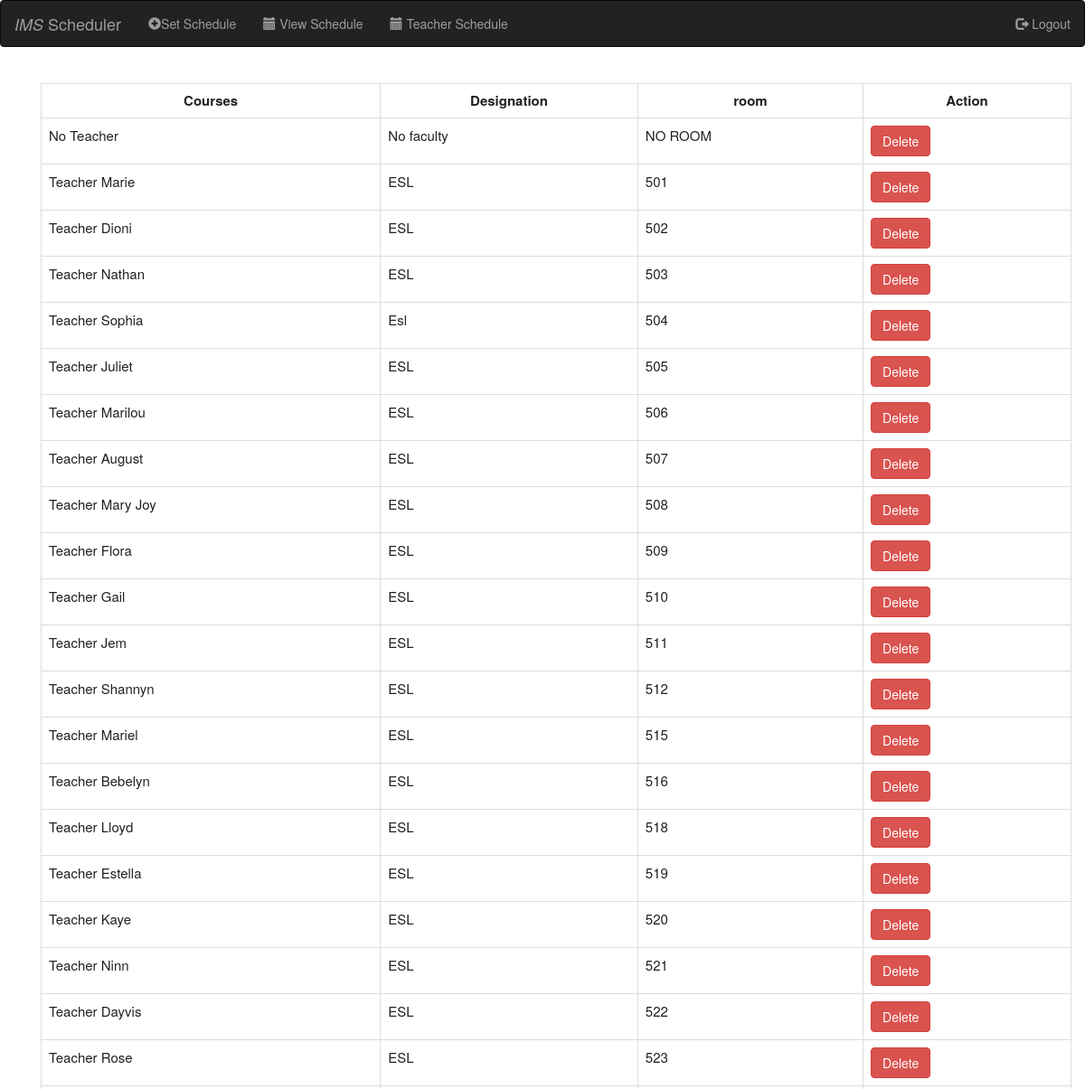
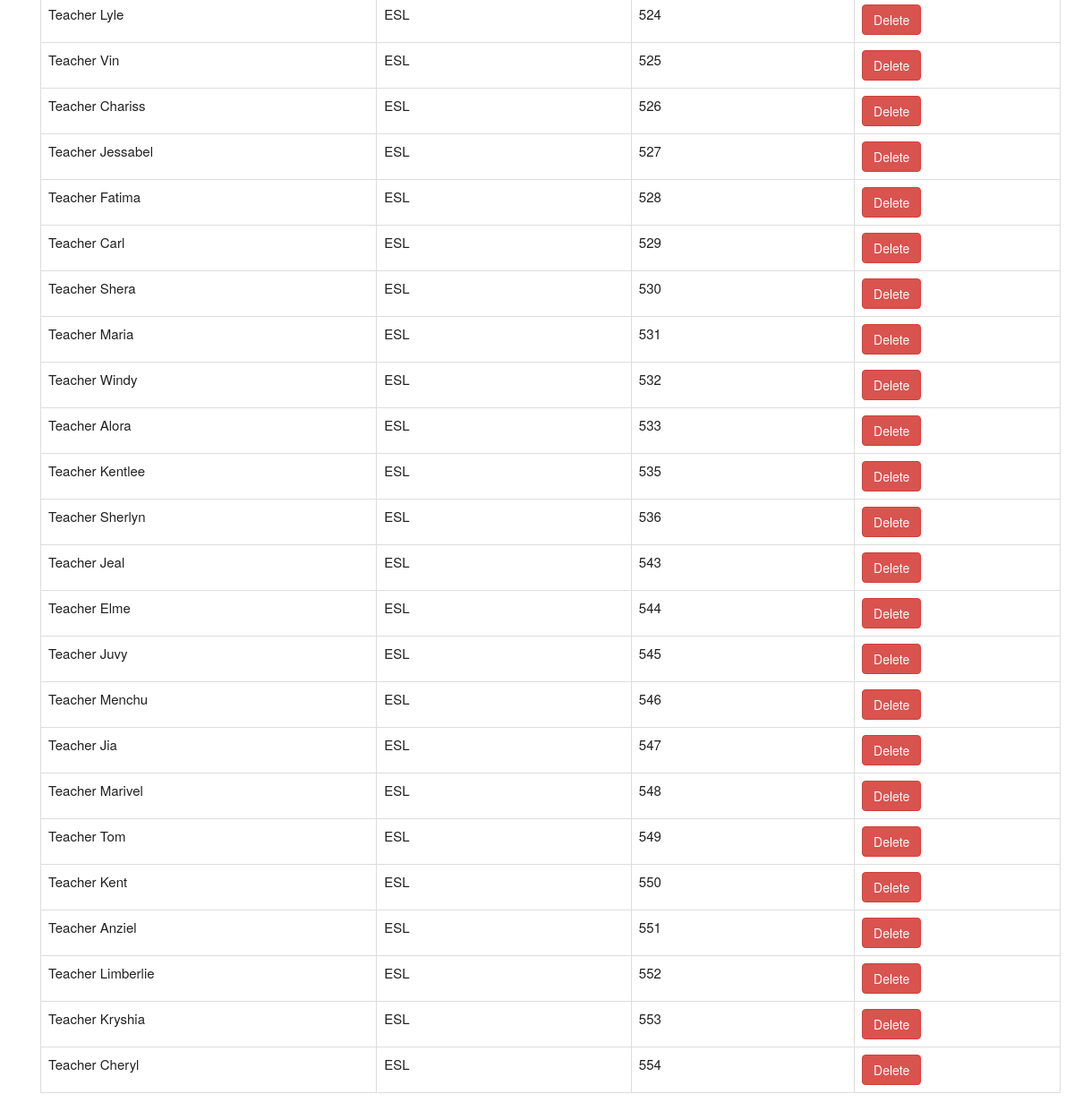
The app's page /faclist.php with its own data (2 pictures, top to bottom).
### tables this page shows
CREATE TABLE `faculty` (
  `faculty_id` int(11) NOT NULL,
  `faculty_name` varchar(250) NOT NULL,
  `designation` varchar(250) NOT NULL,
  `room` int(11) DEFAULT NULL
);

CREATE TABLE `rooms` (
  `room_id` int(11) NOT NULL,
  `room` varchar(250) NOT NULL,
  `is_group` tinyint(1) NOT NULL
);

### faclist.php (the view, shortened to what this page needs)
<?php
include_once("header.php");
include_once("navbar.php");
?>
<html>
<head>
</head>
<body><br>
  <div class="container">
    <body>
      <?php
      echo "<tr>
            <td>";
      require 'databaasee.php';
      $query = ("SELECT * FROM faculty f INNER JOIN rooms r ON r.room_id = f.room;");
      $result = mysqli_query($connect, $query);
      echo "<div class='container'><table width='' class='table table-bordered' border='1' >
                            <tr>
                                <th> Courses </th>
                                <th>Designation</th>
                                <th>room</th>
                                 <th>Action</th>
                            </tr>";
      while ($row = mysqli_fetch_assoc($result)) {
        echo "<tr>";
        echo "<td>" . $row['faculty_name'] . "</td>";
        echo "<td>" . $row['designation'] . "</td>";
        echo "<td>" . $row['room'] . "</td>";
        echo "<td><form class='form-horizontal' method='post' action='faclist.php'>
                        <input name='faculty_id' type='hidden' value='" . $row['faculty_id'] . "';>
                        <input type='submit' class='btn btn-danger' name='delete' value='Delete'>
                        </form></td>";
        echo "</tr>";
      }
      echo "</table>";
      echo "</td>
        </tr>";
      ?>
  </div>
</body>
</html>
<?php
include_once("footer.php");
?>

### style.css (style rules this page uses)
.table, th, td { border: 1px solid rgb(0, 0, 0); border-collapse: collapse; color: #212121; font-size: 15px; }
th, td { background-color: #ffffff; }

### faclist.php (style rules this page uses)
body { background-image: url(); background-color: white; }
th { text-align: center; }
tr { height: 30px; }
td { padding-top: 5px; padding-left: 20px; padding-bottom: 5px; height: 20px; }

### records on screen
faculty: faculty_name "No Teacher", designation "No faculty", room.room "NO ROOM"
faculty: faculty_name "Teacher Marie", designation "ESL", room.room "501"
faculty: faculty_name "Teacher Dioni", designation "ESL", room.room "502"
faculty: faculty_name "Teacher Nathan", designation "ESL", room.room "503"
faculty: faculty_name "Teacher Sophia", designation "Esl", room.room "504"
faculty: faculty_name "Teacher Juliet", designation "ESL", room.room "505"
faculty: faculty_name "Teacher Marilou", designation "ESL", room.room "506"
faculty: faculty_name "Teacher August", designation "ESL", room.room "507"
faculty: faculty_name "Teacher Mary Joy", designation "ESL", room.room "508"
faculty: faculty_name "Teacher Flora", designation "ESL", room.room "509"
faculty: faculty_name "Teacher Gail", designation "ESL", room.room "510"
faculty: faculty_name "Teacher Jem", designation "ESL", room.room "511"
faculty: faculty_name "Teacher Shannyn", designation "ESL", room.room "512"
faculty: faculty_name "Teacher Mariel", designation "ESL", room.room "515"
faculty: faculty_name "Teacher Bebelyn", designation "ESL", room.room "516"
faculty: faculty_name "Teacher Lloyd", designation "ESL", room.room "518"
faculty: faculty_name "Teacher Estella", designation "ESL", room.room "519"
faculty: faculty_name "Teacher Kaye", designation "ESL", room.room "520"
faculty: faculty_name "Teacher Ninn", designation "ESL", room.room "521"
faculty: faculty_name "Teacher Dayvis", designation "ESL", room.room "522"
faculty: faculty_name "Teacher Rose", designation "ESL", room.room "523"
faculty: faculty_name "Teacher Lyle", designation "ESL", room.room "524"
faculty: faculty_name "Teacher Vin", designation "ESL", room.room "525"
faculty: faculty_name "Teacher Chariss", designation "ESL", room.room "526"
faculty: faculty_name "Teacher Jessabel", designation "ESL", room.room "527"
faculty: faculty_name "Teacher Fatima", designation "ESL", room.room "528"
faculty: faculty_name "Teacher Carl", designation "ESL", room.room "529"
faculty: faculty_name "Teacher Shera", designation "ESL", room.room "530"
faculty: faculty_name "Teacher Maria", designation "ESL", room.room "531"
faculty: faculty_name "Teacher Windy", designation "ESL", room.room "532"
faculty: faculty_name "Teacher Alora", designation "ESL", room.room "533"
faculty: faculty_name "Teacher Kentlee", designation "ESL", room.room "535"
faculty: faculty_name "Teacher Sherlyn", designation "ESL", room.room "536"
faculty: faculty_name "Teacher Jeal", designation "ESL", room.room "543"
faculty: faculty_name "Teacher Elme", designation "ESL", room.room "544"
faculty: faculty_name "Teacher Juvy", designation "ESL", room.room "545"
faculty: faculty_name "Teacher Menchu", designation "ESL", room.room "546"
faculty: faculty_name "Teacher Jia", designation "ESL", room.room "547"
faculty: faculty_name "Teacher Marivel", designation "ESL", room.room "548"
faculty: faculty_name "Teacher Tom", designation "ESL", room.room "549"
faculty: faculty_name "Teacher Kent", designation "ESL", room.room "550"
faculty: faculty_name "Teacher Anziel", designation "ESL", room.room "551"
faculty: faculty_name "Teacher Limberlie", designation "ESL", room.room "552"
faculty: faculty_name "Teacher Kryshia", designation "ESL", room.room "553"
faculty: faculty_name "Teacher Cheryl", designation "ESL", room.room "554"
